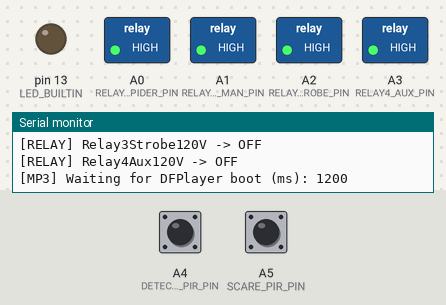
This sketch was run on a simulated Arduino Uno, built with avr-gcc and run on an emulated ATmega328P. Shown: switched loads named in the sketch (green lamp = pin HIGH), output pins drawn as LEDs (lit = HIGH), the last lines printed to the serial monitor. Dashed ring = blinking. The inputs (shaded band) are chosen by the test bench; at power-on: A4 (DETECTION_PIR_PIN) HIGH, A5 (SCARE_PIR_PIN) HIGH. The audio player accepts every command and is not drawn.

Above: at 0.1 s.
At 5.2 s:
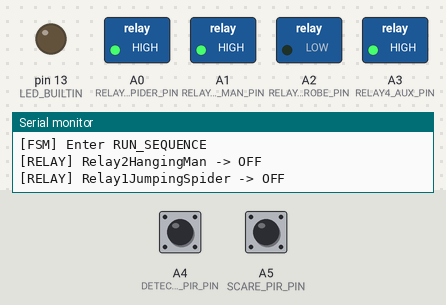
5.3 s: A4 (DETECTION_PIR_PIN) pulsed LOW 2 times (0.12 s each, 0.3 s apart)
7.4 s: A5 (SCARE_PIR_PIN) pulsed LOW 2 times (0.12 s each, 0.3 s apart)
At 15.38 s:
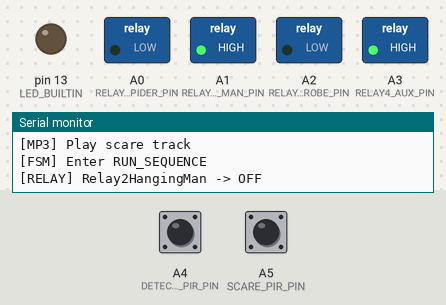
Timing chart, 0 to 15.5 s (numbered marks = the images above; inputs shaded):
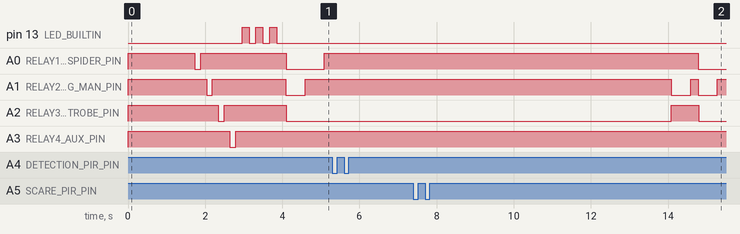

The sketch:

TheJumpingSpider.ino
```cpp
#include <SoftwareSerial.h>
#include <DFRobotDFPlayerMini.h>

// =========================
// TheJumpingSpider Scenario
// =========================
// Scenario source: Scenarios/TheJumpingSpider-scenario.md
// Target: Arduino AVR Boards -> Arduino Uno (ATmega328P)
//
// Audio mapping assumption:
// 1 -> 001.mp3 (ambient loop)
// 2 -> 002.mp3 (detection loop)
// 3 -> 003.mp3 (scare track)

// -------- Configuration --------
#define DEBUG_ENABLED true

// Fixed 3-phase UNO profile
const uint8_t RELAY1_JUMPING_SPIDER_PIN = A0;
const uint8_t RELAY2_HANGING_MAN_PIN = A1;
const uint8_t RELAY3_STROBE_PIN = A2;
const uint8_t RELAY4_AUX_PIN = A3;
const uint8_t DETECTION_PIR_PIN = A4;
const uint8_t SCARE_PIR_PIN = A5;

// Relay polarity (true = active LOW relay module, false = active HIGH)
const bool RELAY_ACTIVE_LOW = true;

// MP3 serial pins (D10 primary profile pin, D11 companion)
// Arduino RX reads module TX, Arduino TX writes module RX.
const uint8_t MP3_RX_PIN = 10;
const uint8_t MP3_TX_PIN = 11;

// Audio settings
const uint8_t MP3_VOLUME = 24; // 0..30
const uint16_t TRACK_AMBIENT = 1;
const uint16_t TRACK_DETECTION = 2;
const uint16_t TRACK_SCARE = 3;
const unsigned long MP3_BOOT_DELAY_MS = 1200UL;
const uint8_t MP3_INIT_RETRY_COUNT = 3;
const unsigned long MP3_INIT_RETRY_DELAY_MS = 350UL;
const bool MP3_REQUIRE_FEEDBACK_LINE = false;

// Timing settings (ms)
const unsigned long DETECTION_TIMEOUT_MS = 12000UL;
const unsigned long TRYME_PULSE_MS = 500UL;
const unsigned long SCARE_RELAY2_RESTART_GAP_MS = 200UL;
const unsigned long SCARE_RELAY1_ON_MS = 1000UL;
const unsigned long SCARE_RELAY3_ON_MS = 10000UL;
const unsigned long SCARE_RELAY2_RETRIGGER_AT_MS = 10000UL;
const unsigned long SCARE_TOTAL_MS = 10500UL;
const unsigned long COOLDOWN_MS = 150UL;

// Startup self-test toggles (mandatory policy)
const bool RUN_STARTUP_SELF_TEST = true;
const bool PRODUCTION_MODE = true;
const unsigned long PIR_SELF_TEST_TIMEOUT_MS = 8000UL;
const unsigned int SELF_TEST_RELAY_STEP_MS = 150;
const unsigned int STATUS_BLINK_ON_MS = 180;
const unsigned int STATUS_BLINK_OFF_MS = 180;

// -------- Runtime --------
SoftwareSerial mp3Serial(MP3_RX_PIN, MP3_TX_PIN);
DFRobotDFPlayerMini mp3;

enum FsmState {
  IDLE,
  MOTION_CONFIRM,
  RUN_SEQUENCE,
  COOLDOWN
};

FsmState currentState = IDLE;
unsigned long stateStartMs = 0;
unsigned long cooldownUntilMs = 0;

bool detectionConsumed = false;
bool scareConsumed = false;

bool prevDetectionPir = false;
bool prevScarePir = false;
bool mp3Ready = false;

bool relay2PulseActive = false;
unsigned long relay2PulseEndMs = 0;
bool scareRelay2RestartPulsePending = false;
unsigned long scareRelay2RestartPulseAtMs = 0;

bool scareRelay2RetriggerDone = false;
bool scareRelay1OffDone = false;
bool scareRelay3OffDone = false;

// -------- Logging helpers --------
void logMsg(const __FlashStringHelper* tag, const __FlashStringHelper* msg) {
  if (!DEBUG_ENABLED) {
    return;
  }
  Serial.print(tag);
  Serial.print(F(" "));
  Serial.println(msg);
}

// -------- Relay helpers --------
uint8_t relayLevel(bool on) {
  if (RELAY_ACTIVE_LOW) {
    return on ? LOW : HIGH;
  }
  return on ? HIGH : LOW;
}

void setRelay(uint8_t pin, bool on, const __FlashStringHelper* relayName) {
  digitalWrite(pin, relayLevel(on));
  if (DEBUG_ENABLED) {
    Serial.print(F("[RELAY] "));
    Serial.print(relayName);
    Serial.print(F(" -> "));
    Serial.println(on ? F("ON") : F("OFF"));
  }
}

void allRelaysOff() {
  setRelay(RELAY1_JUMPING_SPIDER_PIN, false, F("Relay1JumpingSpider"));
  setRelay(RELAY2_HANGING_MAN_PIN, false, F("Relay2HangingMan"));
  setRelay(RELAY3_STROBE_PIN, false, F("Relay3Strobe120V"));
  setRelay(RELAY4_AUX_PIN, false, F("Relay4Aux120V"));
}

void triggerRelay2TryMePulse(const __FlashStringHelper* reason) {
  setRelay(RELAY2_HANGING_MAN_PIN, true, F("Relay2HangingMan"));
  relay2PulseActive = true;
  relay2PulseEndMs = millis() + TRYME_PULSE_MS;

  if (DEBUG_ENABLED) {
    Serial.print(F("[FSM] Relay2 TryMe pulse -> "));
    Serial.println(reason);
  }
}

void serviceRelay2TryMePulse() {
  if (!relay2PulseActive) {
    return;
  }

  if ((long)(millis() - relay2PulseEndMs) >= 0) {
    setRelay(RELAY2_HANGING_MAN_PIN, false, F("Relay2HangingMan"));
    relay2PulseActive = false;
  }
}

void cancelRelay2PulseAndForceOff() {
  relay2PulseActive = false;
  setRelay(RELAY2_HANGING_MAN_PIN, false, F("Relay2HangingMan"));
}

void scheduleScareRelay2RestartPulse() {
  scareRelay2RestartPulsePending = true;
  scareRelay2RestartPulseAtMs = millis() + TRYME_PULSE_MS + SCARE_RELAY2_RESTART_GAP_MS;
}

// -------- MP3 helpers --------
void playAmbientLoop() {
  if (!mp3Ready) {
    return;
  }
  mp3.loop(TRACK_AMBIENT);
  logMsg(F("[MP3]"), F("Loop ambient track"));
}

void playDetectionLoop() {
  if (!mp3Ready) {
    return;
  }
  mp3.loop(TRACK_DETECTION);
  logMsg(F("[MP3]"), F("Loop detection track"));
}

void playScareTrack() {
  if (!mp3Ready) {
    return;
  }
  mp3.play(TRACK_SCARE);
  logMsg(F("[MP3]"), F("Play scare track"));
}

void initMp3() {
  mp3Ready = false;

  if (DEBUG_ENABLED) {
    Serial.print(F("[MP3] Waiting for DFPlayer boot (ms): "));
    Serial.println(MP3_BOOT_DELAY_MS);
  }
  delay(MP3_BOOT_DELAY_MS);

  for (uint8_t attempt = 1; attempt <= MP3_INIT_RETRY_COUNT; attempt++) {
    mp3Serial.listen();

    if (DEBUG_ENABLED) {
      Serial.print(F("[MP3] Init attempt "));
      Serial.print(attempt);
      Serial.print(F("/"));
      Serial.println(MP3_INIT_RETRY_COUNT);
    }

    if (mp3.begin(mp3Serial, MP3_REQUIRE_FEEDBACK_LINE, true)) {
      mp3Ready = true;
      mp3.volume(MP3_VOLUME);
      logMsg(F("[MP3]"), F("DFPlayer ready"));
      return;
    }

    if (DEBUG_ENABLED) {
      Serial.println(F("[MP3] Init attempt failed"));
    }

    if (attempt < MP3_INIT_RETRY_COUNT) {
      delay(MP3_INIT_RETRY_DELAY_MS);
    }
  }

  if (DEBUG_ENABLED) {
    Serial.print(F("[MP3] Feedback line required mode: "));
    Serial.println(MP3_REQUIRE_FEEDBACK_LINE ? F("YES") : F("NO (one-wire)"));
  }
  logMsg(F("[MP3]"), F("DFPlayer init failed after retries; check power, RX/TX wiring, SD card"));
}

// -------- PIR helpers --------
bool isPirActive(uint8_t pin) {
  return digitalRead(pin) == HIGH;
}

bool detectionPirRisingEdge() {
  bool curr = isPirActive(DETECTION_PIR_PIN);
  bool rising = (!prevDetectionPir && curr);
  prevDetectionPir = curr;
  return rising;
}

bool scarePirRisingEdge() {
  bool curr = isPirActive(SCARE_PIR_PIN);
  bool rising = (!prevScarePir && curr);
  prevScarePir = curr;
  return rising;
}

// -------- Startup self-test --------
void blinkStatusLed(uint8_t blinkCount) {
  for (uint8_t i = 0; i < blinkCount; i++) {
    digitalWrite(LED_BUILTIN, HIGH);
    delay(STATUS_BLINK_ON_MS);
    digitalWrite(LED_BUILTIN, LOW);
    delay(STATUS_BLINK_OFF_MS);
  }
}

bool testRelayOutput(uint8_t pin, const __FlashStringHelper* relayName) {
  setRelay(pin, true, relayName);
  delay(SELF_TEST_RELAY_STEP_MS);
  bool onOk = (digitalRead(pin) == relayLevel(true));

  setRelay(pin, false, relayName);
  delay(SELF_TEST_RELAY_STEP_MS);
  bool offOk = (digitalRead(pin) == relayLevel(false));

  if (DEBUG_ENABLED) {
    Serial.print(F("[SELFTEST] Relay "));
    Serial.print(relayName);
    Serial.print(F(" command path -> "));
    Serial.println((onOk && offOk) ? F("PASS") : F("FAIL"));
  }

  return onOk && offOk;
}

bool waitForPirTrigger(uint8_t pin, const __FlashStringHelper* pirName, unsigned long timeoutMs) {
  bool prev = isPirActive(pin);
  unsigned long start = millis();

  if (DEBUG_ENABLED) {
    Serial.print(F("[SELFTEST] Trigger "));
    Serial.print(pirName);
    Serial.print(F(" within "));
    Serial.print(timeoutMs);
    Serial.println(F("ms"));
  }

  while ((millis() - start) < timeoutMs) {
    bool curr = isPirActive(pin);
    if (!prev && curr) {
      if (DEBUG_ENABLED) {
        Serial.print(F("[SELFTEST] "));
        Serial.print(pirName);
        Serial.println(F(" trigger PASS"));
      }
      return true;
    }
    prev = curr;
  }

  if (DEBUG_ENABLED) {
    Serial.print(F("[SELFTEST] "));
    Serial.print(pirName);
    Serial.println(F(" trigger FAIL (timeout)"));
  }
  return false;
}

bool runStartupSelfTest() {
  if (DEBUG_ENABLED) {
    Serial.println(F("[SELFTEST] Starting startup hardware test"));
    Serial.print(F("[SELFTEST] Mode -> "));
    Serial.println(PRODUCTION_MODE ? F("PRODUCTION") : F("BENCH"));
    Serial.println(F("[SELFTEST] Note: relay contact/load continuity cannot be electrically verified without feedback lines"));
  }

  bool relayOk = true;
  relayOk = testRelayOutput(RELAY1_JUMPING_SPIDER_PIN, F("Relay1JumpingSpider")) && relayOk;
  relayOk = testRelayOutput(RELAY2_HANGING_MAN_PIN, F("Relay2HangingMan")) && relayOk;
  relayOk = testRelayOutput(RELAY3_STROBE_PIN, F("Relay3Strobe120V")) && relayOk;
  relayOk = testRelayOutput(RELAY4_AUX_PIN, F("Relay4Aux120V")) && relayOk;

  bool pirOk = true;
  if (PRODUCTION_MODE) {
    if (DEBUG_ENABLED) {
      Serial.println(F("[SELFTEST] PIR interactive checks skipped in PRODUCTION mode"));
    }
  } else {
    bool detectionOk = waitForPirTrigger(DETECTION_PIR_PIN, F("DetectionPIR"), PIR_SELF_TEST_TIMEOUT_MS);
    bool scareOk = waitForPirTrigger(SCARE_PIR_PIN, F("ScarePIR"), PIR_SELF_TEST_TIMEOUT_MS);
    pirOk = detectionOk && scareOk;
  }

  bool overallOk = relayOk && pirOk && mp3Ready;

  if (DEBUG_ENABLED) {
    Serial.print(F("[SELFTEST] MP3 init -> "));
    Serial.println(mp3Ready ? F("PASS") : F("FAIL"));
    Serial.print(F("[SELFTEST] Relay command path -> "));
    Serial.println(relayOk ? F("PASS") : F("FAIL"));
    Serial.print(F("[SELFTEST] PIR validation -> "));
    Serial.println(pirOk ? F("PASS") : F("FAIL"));
    Serial.print(F("[SELFTEST] Overall -> "));
    Serial.println(overallOk ? F("PASS") : F("FAIL"));
  }

  blinkStatusLed(overallOk ? 3 : 5);
  allRelaysOff();
  return overallOk;
}

// -------- FSM transitions --------
void enterIdle(bool resetPolicyFlags) {
  currentState = IDLE;
  stateStartMs = millis();
  scareRelay2RestartPulsePending = false;

  allRelaysOff();

  if (resetPolicyFlags) {
    detectionConsumed = false;
    scareConsumed = false;
    logMsg(F("[FSM]"), F("Reset trigger policy flags"));
  }

  playAmbientLoop();
  logMsg(F("[FSM]"), F("Enter IDLE"));
}

void enterMotionConfirm() {
  currentState = MOTION_CONFIRM;
  stateStartMs = millis();
  detectionConsumed = true;

  // Detection phase: trigger-on at entry for hanging man Try me control.
  triggerRelay2TryMePulse(F("Detection entry"));

  // Ensure non-participating relays are off in detection phase.
  setRelay(RELAY1_JUMPING_SPIDER_PIN, false, F("Relay1JumpingSpider"));
  setRelay(RELAY3_STROBE_PIN, false, F("Relay3Strobe120V"));
  setRelay(RELAY4_AUX_PIN, false, F("Relay4Aux120V"));

  playDetectionLoop();
  logMsg(F("[FSM]"), F("Enter MOTION_CONFIRM"));
}

void enterRunSequence() {
  bool scareFromDetection = (currentState == MOTION_CONFIRM);

  currentState = RUN_SEQUENCE;
  stateStartMs = millis();
  scareConsumed = true;
  scareRelay2RestartPulsePending = false;
  scareRelay2RetriggerDone = false;
  scareRelay1OffDone = false;
  scareRelay3OffDone = false;

  // Detection timeout retrigger is canceled once scare begins.
  cancelRelay2PulseAndForceOff();

  if (scareFromDetection) {
    // Detection-origin scare: stop pulse, 0.2s gap after first pulse completes,
    // then restart pulse.
    triggerRelay2TryMePulse(F("Scare entry stop (from detection)"));
    scheduleScareRelay2RestartPulse();
  } else {
    // Idle/timeout-origin scare: start hanging man at scare entry.
    triggerRelay2TryMePulse(F("Scare entry start (from idle/timeout)"));
  }

  setRelay(RELAY1_JUMPING_SPIDER_PIN, true, F("Relay1JumpingSpider"));
  setRelay(RELAY3_STROBE_PIN, true, F("Relay3Strobe120V"));
  setRelay(RELAY4_AUX_PIN, false, F("Relay4Aux120V"));

  playScareTrack();
  logMsg(F("[FSM]"), F("Enter RUN_SEQUENCE"));
}

void enterCooldown(unsigned long durationMs) {
  currentState = COOLDOWN;
  stateStartMs = millis();
  cooldownUntilMs = millis() + durationMs;
  logMsg(F("[FSM]"), F("Enter COOLDOWN"));
}

// -------- FSM handlers --------
void handleIdleState(bool detectionEdge, bool scareEdge) {
  // Priority to scare trigger when both happen at once.
  if ((scareEdge || isPirActive(SCARE_PIR_PIN)) && !scareConsumed) {
    enterRunSequence();
    return;
  }

  if (detectionEdge && !detectionConsumed) {
    enterMotionConfirm();
  }
}

void handleMotionConfirmState(bool scareEdge) {
  if ((scareEdge || isPirActive(SCARE_PIR_PIN)) && !scareConsumed) {
    enterRunSequence();
    return;
  }

  unsigned long elapsed = millis() - stateStartMs;
  if (elapsed >= DETECTION_TIMEOUT_MS) {
    // Timeout path: hanging man has internal 12s timeout; no retrigger command needed.
    enterCooldown(COOLDOWN_MS);
  }
}

void handleRunSequenceState() {
  unsigned long elapsed = millis() - stateStartMs;

  if (scareRelay2RestartPulsePending && !relay2PulseActive &&
      (long)(millis() - scareRelay2RestartPulseAtMs) >= 0) {
    triggerRelay2TryMePulse(F("Scare entry restart after stop-gap"));
    scareRelay2RestartPulsePending = false;
  }

  if (!scareRelay1OffDone && elapsed >= SCARE_RELAY1_ON_MS) {
    setRelay(RELAY1_JUMPING_SPIDER_PIN, false, F("Relay1JumpingSpider"));
    scareRelay1OffDone = true;
  }

  if (!scareRelay3OffDone && elapsed >= SCARE_RELAY3_ON_MS) {
    setRelay(RELAY3_STROBE_PIN, false, F("Relay3Strobe120V"));
    scareRelay3OffDone = true;
  }

  // Scare path: send stop command to hanging man after 10 seconds.
  if (!scareRelay2RetriggerDone && elapsed >= SCARE_RELAY2_RETRIGGER_AT_MS) {
    triggerRelay2TryMePulse(F("Scare +10s stop command"));
    scareRelay2RetriggerDone = true;
  }

  if (elapsed >= SCARE_TOTAL_MS) {
    enterCooldown(COOLDOWN_MS);
  }
}

void handleCooldownState() {
  if ((long)(millis() - cooldownUntilMs) >= 0) {
    enterIdle(true);
  }
}

void setup() {
  if (DEBUG_ENABLED) {
    Serial.begin(115200);
  }

  pinMode(DETECTION_PIR_PIN, INPUT);
  pinMode(SCARE_PIR_PIN, INPUT);

  pinMode(RELAY1_JUMPING_SPIDER_PIN, OUTPUT);
  pinMode(RELAY2_HANGING_MAN_PIN, OUTPUT);
  pinMode(RELAY3_STROBE_PIN, OUTPUT);
  pinMode(RELAY4_AUX_PIN, OUTPUT);
  pinMode(LED_BUILTIN, OUTPUT);
  digitalWrite(LED_BUILTIN, LOW);

  allRelaysOff();

  mp3Serial.begin(9600);
  initMp3();

  if (RUN_STARTUP_SELF_TEST) {
    bool selfTestOk = runStartupSelfTest();
    if (DEBUG_ENABLED && !selfTestOk) {
      Serial.println(F("[SELFTEST] Startup test failed; continuing for diagnostics"));
    }
  }

  prevDetectionPir = isPirActive(DETECTION_PIR_PIN);
  prevScarePir = isPirActive(SCARE_PIR_PIN);

  enterIdle(true);
}

void loop() {
  serviceRelay2TryMePulse();

  bool detectionEdge = detectionPirRisingEdge();
  bool scareEdge = scarePirRisingEdge();

  if (DEBUG_ENABLED) {
    if (detectionEdge) {
      logMsg(F("[PIR]"), F("DetectionPIR rising edge"));
    }
    if (scareEdge) {
      logMsg(F("[PIR]"), F("ScarePIR rising edge"));
    }
  }

  switch (currentState) {
    case IDLE:
      handleIdleState(detectionEdge, scareEdge);
      break;
    case MOTION_CONFIRM:
      handleMotionConfirmState(scareEdge);
      break;
    case RUN_SEQUENCE:
      handleRunSequenceState();
      break;
    case COOLDOWN:
      handleCooldownState();
      break;
    default:
      enterIdle(true);
      break;
  }
}
```
